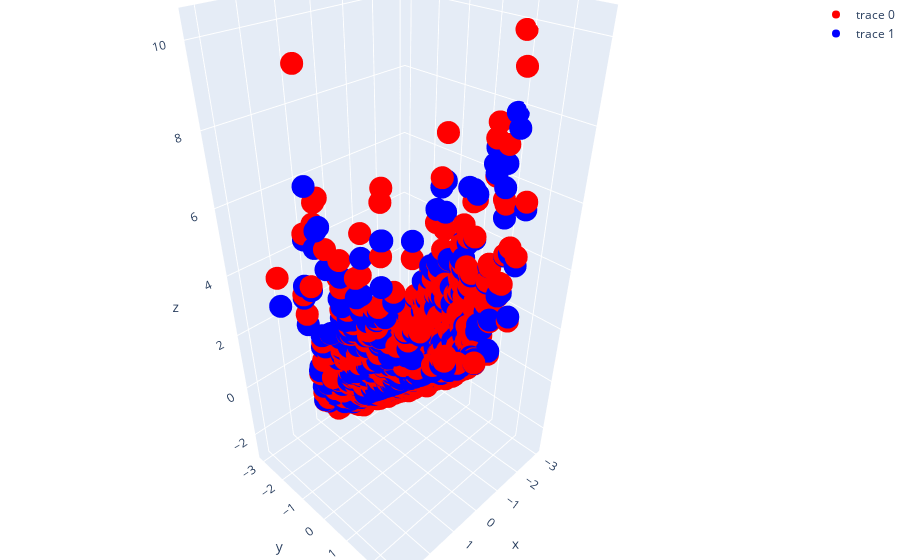

Notebook source saved alongside this figure:
### Code cell
# Create a figure
fig = go.Figure()

# Add the first scatter plot
fig.add_trace(
    go.Scatter3d(x=x[:, 0], y=x[:, 1], z=y, mode="markers", marker=dict(color="red"))
)

# Add the predictions
fig.add_trace(
    go.Scatter3d(
        x=x[:, 0],
        y=x[:, 1],
        z=predictions.flatten(),
        mode="markers",
        marker=dict(color="blue"),
    )
)

# Update the layout
fig.update_layout(margin=dict(l=0, r=0, b=0, t=0))

# Show the figure
fig.show()

### Figure 1 — Plotly figure (JSON) as saved in the notebook; plotly's stock layout.template omitted (floating-point values rounded to 4 significant figures; data arrays with more than 128 entries replaced by an {"elided": "..."} marker saying what was removed)
{"data": [{"marker": {"color": "red"}, "mode": "markers", "type": "scatter3d", "x": {"elided": "1000 float values"}, "y": {"elided": "1000 float values"}, "z": {"elided": "1000 float values"}}, {"marker": {"color": "blue"}, "mode": "markers", "type": "scatter3d", "x": {"elided": "1000 float values"}, "y": {"elided": "1000 float values"}, "z": {"elided": "1000 float values"}}], "layout": {"margin": {"b": 0, "l": 0, "r": 0, "t": 0}}}
